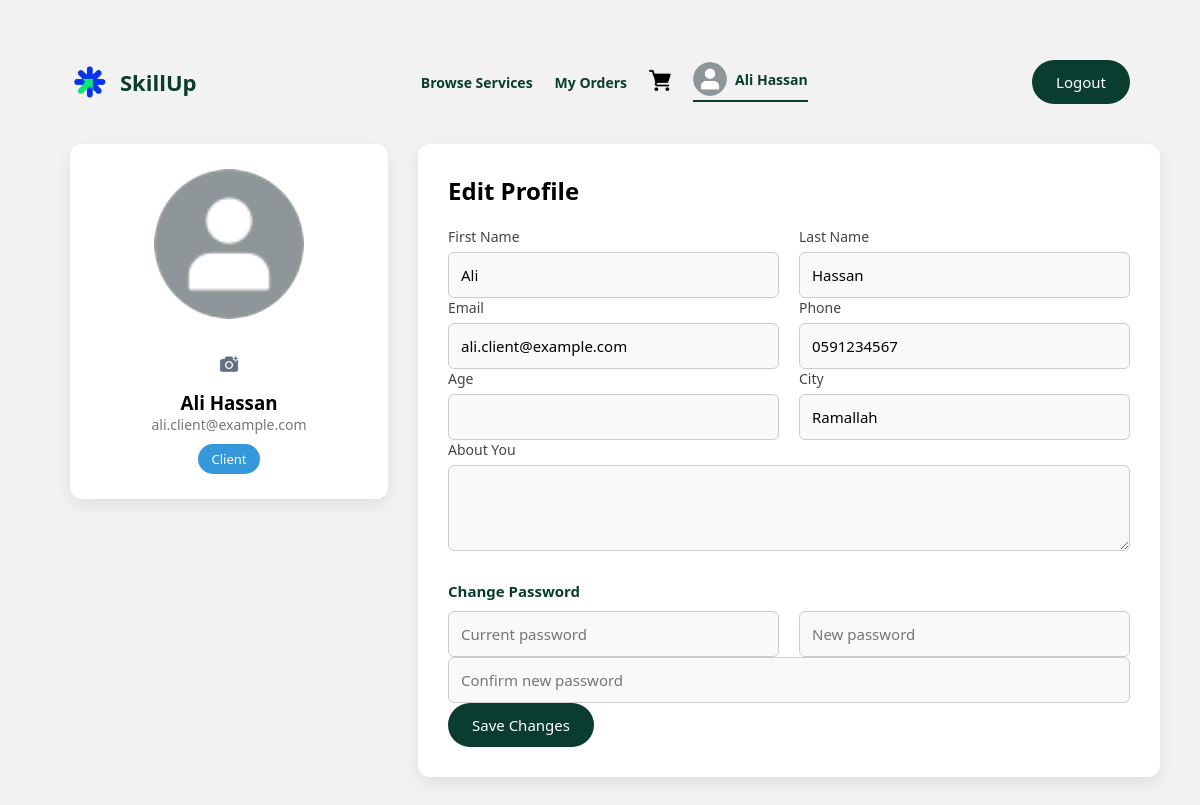
The page /profile.php (signed in) on the database its author committed.
### tables this page shows
CREATE TABLE `users` (
  `user_id` varchar(10) NOT NULL,
  `first_name` varchar(50) NOT NULL,
  `last_name` varchar(50) NOT NULL,
  `email` varchar(100) NOT NULL,
  `password` varchar(255) NOT NULL,
  `phone` varchar(10) NOT NULL,
  `age` int(11) DEFAULT NULL,
  `country` varchar(50) NOT NULL,
  `city` varchar(50) NOT NULL,
  `bio` text DEFAULT NULL,
  `role` enum('Client','Freelancer') NOT NULL,
  `status` enum('Active','Inactive') NOT NULL DEFAULT 'Active',
  `profile_photo` varchar(255) DEFAULT NULL,
  `registration_date` timestamp NOT NULL DEFAULT current_timestamp(),
  `failed_attempts` int(11) DEFAULT 0,
  `last_failed_attempt` datetime DEFAULT NULL,
  `lock_until` datetime DEFAULT NULL,
  `professional_title` varchar(150) DEFAULT NULL,
  `professional_bio` text DEFAULT NULL,
  `skills` text DEFAULT NULL,
  `experience_years` int(11) DEFAULT NULL
);

### profile.php (the view, shortened to what this page needs)
<?php
require 'db.php.inc';
$userId = $_SESSION['user_id'];
$navUserName = 'My Profile';
$navPhoto = 'images/default_picture.png';
$stmt = $pdo->prepare("SELECT first_name, last_name, profile_photo FROM users WHERE user_id=?");
$stmt->execute([$userId]);
$navUser = $stmt->fetch(PDO::FETCH_ASSOC);
if ($navUser) {
    $navUserName = $navUser['first_name'] . ' ' . $navUser['last_name'];
}
$stmt = $pdo->prepare("SELECT * FROM users WHERE user_id=?");
$stmt->execute([$userId]);
$user = $stmt->fetch(PDO::FETCH_ASSOC);
?>
<!DOCTYPE html>
<html lang="en">
<head>
<link rel="stylesheet" href="app.css">
</head>
<body>
<div class="page-container">
<div class="app-header">
    <div class="brand">
        <img src="images/logo.png" alt="SkillUp Logo">
        <span>SkillUp</span>
    </div>
    <nav class="main-nav">
        <?php if ($user['role'] === 'Client'): ?>
            <a href="client-home.php">Browse Services</a>
            <a href="my-orders.php">My Orders</a>
            <a href="cart.php" class="cart-link">
                <img src="images/cart.png" class="cart-icon" alt="Cart">
            </a>
        <?php else: ?>
            <a href="freelancer-home.php">Dashboard</a>
            <a href="create-service.php">Create Service</a>
            <a href="freelancer-orders.php">Orders</a>
        <?php endif; ?>
        <a href="profile.php" class="profile-link active">
            <img src="<?= htmlspecialchars($navPhoto) ?>" class="profile-pic">
            <span><?= htmlspecialchars($navUserName) ?></span>
        </a>
    </nav>
    <button onclick="location.href='logout.php'" class="btn-primary">
        Logout
    </button>
</div>
<div class="profile-layout">
<div class="profile-left">
    <div class="profile-card">
        <form method="post" enctype="multipart/form-data">
            <div class="avatar-wrapper">
                <?php
                $photoPath = (!empty($user['profile_photo']) && file_exists($user['profile_photo']))
                    ? $user['profile_photo']
                    : 'images/default_picture.png';
                ?>
                <img src="<?= htmlspecialchars($photoPath) ?>" class="profile-avatar">
                <label for="profile_photo" class="camera-icon">
                    <img src="images/camera.png">
                </label>
            </div>
        </form>
        <h3><?= htmlspecialchars($user['first_name'].' '.$user['last_name']) ?></h3>
        <p class="profile-email"><?= htmlspecialchars($user['email']) ?></p>
        <span class="role-badge <?= strtolower($user['role']) ?>">
            <?= ucfirst($user['role']) ?>
        </span>
    </div>
</div>
<div class="profile-right">
<div class="card">
<h2>Edit Profile</h2>
<form method="post">
<div class="form-row">
    <div>
        <label>First Name</label>
        <input name="first_name" class="input-field" value="<?= htmlspecialchars($user['first_name']) ?>" required>
    </div>
    <div>
        <label>Last Name</label>
        <input name="last_name" class="input-field" value="<?= htmlspecialchars($user['last_name']) ?>" required>
    </div>
</div>
<div class="form-row">
    <div>
        <label>Email</label>
        <input name="email" class="input-field" value="<?= htmlspecialchars($user['email']) ?>" required>
    </div>
    <div>
        <label>Phone</label>
        <input name="phone" class="input-field" value="<?= htmlspecialchars($user['phone']) ?>" required>
    </div>
</div>
<div class="form-row">
    <div>
        <label>Age</label>
        <input type="number" name="age" class="input-field" value="<?= htmlspecialchars($user['age']) ?>" required>
    </div>
    <div>
        <label>City</label>
        <input name="city" class="input-field" value="<?= htmlspecialchars($user['city']) ?>" required>
    </div>
</div>
<div class="form-group">
    <label>About You</label>
    <textarea name="bio" class="input-field" rows="3"><?= htmlspecialchars($user['bio']) ?></textarea>
</div>
<h4 class="section-title">Change Password</h4>
<div class="form-row">
    <input type="password" name="current_password" class="input-field" placeholder="Current password">
    <input type="password" name="new_password" class="input-field" placeholder="New password">
</div>
<input type="password" name="confirm_password" class="input-field" placeholder="Confirm new password">
<button class="btn-primary">Save Changes</button>
</form>
</div>
</div>
</div>
</div>
</body>
</html>

### app.css (style rules this page uses)
* { margin: 0; padding: 0; box-sizing: border-box; font-family: "Segoe UI", Tahoma, Geneva, Verdana, sans-serif; }
body { background: #f2f2f2; }
.page-container { max-width: 1100px; margin: 40px auto; padding: 20px; }
.app-header { display: flex; justify-content: space-between; align-items: center; margin-bottom: 40px; }
.app-header .brand { display: flex; align-items: center; gap: 10px; }
.app-header .brand img { width: 40px; }
.app-header .brand span { font-size: 22px; font-weight: bold; color: #0a3d2f; }
.main-nav { display: flex; align-items: center; gap: 22px; }
.main-nav a { text-decoration: none; font-size: 14px; font-weight: 600; color: #0a3d2f; position: relative; }
.main-nav a.active { border-bottom: 2px solid #0a3d2f; padding-bottom: 4px; }
.profile-link { display: flex; align-items: center; gap: 8px; }
.profile-pic { width: 34px; height: 34px; border-radius: 50%; object-fit: cover; }
.cart-link { position: relative; }
.cart-icon { width: 22px; height: 22px; }
.card { background: #ffffff; padding: 30px; border-radius: 12px; box-shadow: 0 6px 16px rgba(0, 0, 0, 0.08); }
.form-row { display: grid; grid-template-columns: 1fr 1fr; gap: 20px; margin-bottom: 0; }
.form-group { margin-bottom: 20px; }
label { display: block; font-size: 14px; margin-bottom: 6px; color: #444; }
.input-field { width: 100%; padding: 12px; border-radius: 6px; border: 1px solid #ccc; font-size: 15px; background: #f9f9f9; }
.btn-primary { display: inline-flex; align-items: center; justify-content: center; padding: 12px 24px; background: #0a3d2f; color: #fff; border: none; border-radius: 25px; text-decoration: none; font-size: 15px; cursor: pointer; max-width: 400px; }
.profile-layout { display: grid; grid-template-columns: 30% 70%; gap: 30px; }
.profile-card { background: #fff; border-radius: 12px; padding: 25px; text-align: center; box-shadow: 0 6px 16px rgba(0, 0, 0, 0.08); }
.avatar-wrapper { display: flex; flex-direction: column; align-items: center; gap: 10px; }
.profile-avatar { width: 150px; height: 150px; border-radius: 50%; object-fit: cover; margin-bottom: 15px; }
.camera-icon { display: flex; justify-content: center; align-items: center; width: 40px; height: 40px; border-radius: 50%; cursor: pointer; }
.camera-icon img { width: 20px; height: 20px; }
.profile-email { font-size: 14px; color: #777; margin-bottom: 10px; }
.role-badge { display: inline-block; padding: 6px 14px; border-radius: 20px; font-size: 13px; color: #fff; }
.role-badge.client { background: #3498db; }
.profile-right .card h2 { margin-bottom: 20px; }
.section-title { margin: 25px 0 10px; font-size: 15px; color: #0a3d2f; }

### rows shown on the page
users: navUserName "Ali Hassan", first_name+last_name "Ali Hassan", email "ali.client@example.com", role "Client", first_name "Ali", last_name "Hassan", phone "0591234567", city "Ramallah"
